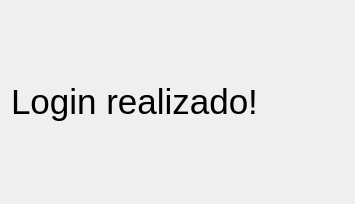
<?xml version="1.0" encoding="UTF-8"?>
<ui version="4.0">
 <class>Dialog</class>
 <widget class="QDialog" name="Dialog">
  <property name="geometry">
   <rect>
    <x>0</x>
    <y>0</y>
    <width>355</width>
    <height>204</height>
   </rect>
  </property>
  <property name="minimumSize">
   <size>
    <width>355</width>
    <height>204</height>
   </size>
  </property>
  <property name="maximumSize">
   <size>
    <width>355</width>
    <height>204</height>
   </size>
  </property>
  <property name="windowTitle">
   <string>Dialog</string>
  </property>
  <layout class="QVBoxLayout" name="verticalLayout">
   <item>
    <widget class="QLabel" name="label">
     <property name="text">
      <string>&lt;html&gt;&lt;head/&gt;&lt;body&gt;&lt;p&gt;&lt;span style=&quot; font-size:26pt;&quot;&gt;Login realizado!&lt;/span&gt;&lt;/p&gt;&lt;/body&gt;&lt;/html&gt;</string>
     </property>
    </widget>
   </item>
  </layout>
 </widget>
 <resources/>
 <connections/>
</ui>
